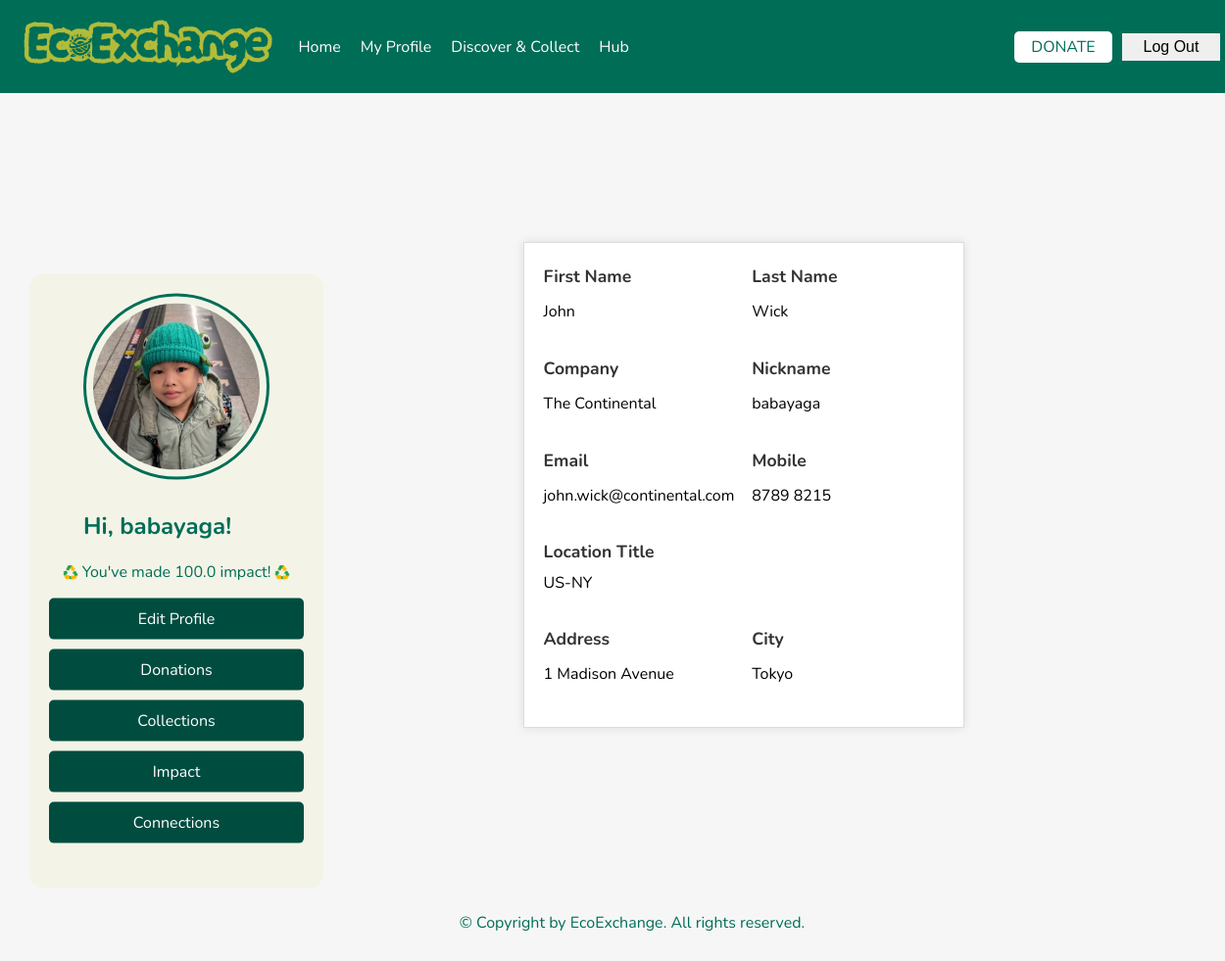
The page /myprofile (signed in) on the database its author committed.
### models/user.py (models this page shows, shortened)
class User(db.Model):
    __tablename__ = "users"
    user_id = db.Column(db.Integer, primary_key=True)
    nick_name = db.Column(db.String(25), nullable=True)
    email = db.Column(db.String(256), unique=True, nullable=False)
    password = db.Column(db.String(256), nullable=False)
    fname = db.Column(db.String(25), nullable=False)
    lname = db.Column(db.String(25), nullable=False)
    mobile = db.Column(db.String(15), nullable=False)
    location_title = db.Column(db.String(125), nullable=False)
    address = db.Column(db.String(256), nullable=False)
    city = db.Column(db.String(50), nullable=False)
    company = db.Column(db.String(50), nullable=True)

### app.py (the view)
    @app.route("/myprofile")
    def myprofile():
        success_message = request.args.get("success_message", None)
        error_message = request.args.get("error_message", None)
        if 'user_id' in session:
            user = User.query.get(session['user_id'])
            conn = get_db_connection()
            cursor = conn.cursor()
            cursor.execute("""
                SELECT postings_id, donor_user_id, post_title, quantity, pick_up_location, description, post_status, collector_by_user_id
                FROM postings
            """)
            donations = cursor.fetchall()
            cursor.execute("""
                SELECT COALESCE(SUM(score), 0) AS total_score
                FROM postings
                WHERE donor_user_id = ?
            """, (session["user_id"],))
            total_score = cursor.fetchone()["total_score"]
            cursor.execute("""
                SELECT
                    c.donor_user_id,
                    c.collector_user_id,
                    c.connection_status,
                    u1.fname || ' ' || u1.lname AS donor_name,
                    u2.fname || ' ' || u2.lname AS collector_name
                FROM connections c
                JOIN users u1 ON u1.user_id = c.donor_user_id
                JOIN users u2 ON u2.user_id = c.collector_user_id
                WHERE c.connection_status = 'Active' AND c.donor_user_id = ?
            """, (session["user_id"],))
            connection_rows = cursor.fetchall()
            cursor.execute("""
                SELECT COUNT(*) AS total_connections
                FROM connections
                WHERE donor_user_id = ? OR collector_user_id = ?
            """, (session["user_id"], session["user_id"]))
            total_connections = cursor.fetchone()["total_connections"]
            cursor.execute("""
                SELECT
                    postings_id,
                    post_title,
                    post_date,
                    pick_up_location,
                    score
                FROM postings
                WHERE donor_user_id = ? AND is_deleted = 0
            """, (session['user_id'],))
            impact_rows = cursor.fetchall()
            conn.close()
            requests = [{
                'donor_name': row['donor_name'],
                'collector_name': row['collector_name'],
                'connection_status': row['connection_status']
            } for row in connection_rows]
            impact_donations = []
            total_impact_score = 0
            for row in impact_rows:
                impact_donations.append({
                    'post_title': row['post_title'],
                    'score': row['score'],
                    'post_date': row['post_date'],
                    'pick_up_location': row['pick_up_location']
                })
                total_impact_score += row['score']
            return render_template(
                "myprofile.html",
                user=user,
                donations=donations,
                total_score=total_score,
                requests=requests,  # ✅ this is key!
                impact_donations=impact_donations,
                total_impact_score=total_impact_score,
                total_connections=total_connections,
                success_message=success_message,
                error_message=error_message
            )
        else:
            return redirect(url_for('login'))

### app.py (called while the page is built)
def get_db_connection():
    conn = sqlite3.connect("instance/ecoexchange.db")
    conn.row_factory = sqlite3.Row
    print("✅ Database connected successfully!")  # Debugging print
    return conn

### templates/myprofile.html (shortened to what this page needs)
<!DOCTYPE html>
<html lang="en">
{% include 'head.html' %}
<body>
{% include 'navbar.html' %}
<div class="container d-flex">
    <aside class="sidebar me-4">
        <div class="profile text-center mb-4">
            <img src="{{ url_for('static', filename='media/profilesample1.jpg') }}" alt="User Profile"
                 class="img-fluid rounded-circle mb-2">
            <h2 id="usergreeting">
                {% if user %}
                Hi, {{ user.nick_name }}!
                {% else %}
                Hi, Guest!
                {% endif %}
            </h2>
        </div>
        <div class="impact-pts text-center mb-3">
                <span>
                    <img src="{{ url_for('static', filename='media/recycle.png') }}" alt="Recycle Icon" class="icon">
                    You've made {{ total_score }} impact!
                    <img src="{{ url_for('static', filename='media/recycle.png') }}" alt="Recycle Icon" class="icon">
                </span>
        </div>
        <ul class="sidebar-menu list-unstyled">
            <li><a href="#" data-content="editprofile">Edit Profile</a></li>
            <li><a href="#" data-content="donations">Donations</a></li>
            <li><a href="#" data-content="collections">Collections</a></li>
            <li><a href="#" data-content="impact">Impact</a></li>
            <li><a href="#" data-content="connections">Connections</a></li>
        </ul>
    </aside>
    <div class="flex-grow-1">
        <div id="editprofile" class="content-section" style="display: none;">{% include 'editprofile.html' %}</div>
        <div id="collections" class="content-section" style="display: none;">{% include 'collections.html' %}</div>
        <div id="connections" class="content-section" style="display: none;">{% include 'connections.html' %}</div>
        <div class="myprofile-details p-4 mt-5 mx-auto bg-light border rounded shadow" style="max-width: 1000px;">
            <div class="row">
                <div class="col-12 col-md-6">
                    <label for="fname" class="form-label">First Name</label>
                    <p id="fname" aria-label="First Name">{{ user.fname }}</p>
                </div>
                <div class="col-12 col-md-6">
                    <label for="lname" class="form-label">Last Name</label>
                    <p id="lname" aria-label="Last Name">{{ user.lname }}</p>
                </div>
            </div>
            <div class="row">
                <div class="col-12 col-md-6">
                    <label for="company" class="form-label">Company</label>
                    <p id="company" aria-label="Company">{{ user.company }}</p>
                </div>
                <div class="col-12 col-md-6">
                    <label for="nick_name" class="form-label">Nickname</label>
                    <p id="nick_name" aria-label="Nickname">{{ user.nick_name }}</p>
                </div>
            </div>
            <div class="row">
                <div class="col-12 col-md-6">
                    <label for="email" class="form-label">Email</label>
                    <p id="email" aria-label="Email">{{ user.email }}</p>
                </div>
                <div class="col-12 col-md-6">
                    <label for="mobile" class="form-label">Mobile</label>
                    <p id="mobile" aria-label="Mobile">{{ user.mobile }}</p>
                </div>
            </div>
            <div class="row">
                <div class="col-md-12">
                    <label for="location_title" class="form-label">Location Title</label>
                    <p id="location_title" aria-label="Location Title">{{ user.location_title }}</p>
                </div>
            </div>
            <div class="row">
                <div class="col-12 col-md-6">
                    <label for="address" class="form-label">Address</label>
                    <p id="address" aria-label="Address">{{ user.address }}</p>
                </div>
                <div class="col-12 col-md-6">
                    <label for="city" class="form-label">City</label>
                    <p id="city" aria-label="City">{{ user.city }}</p>
                </div>
            </div>
        </div>
    </div>
</div>
{% include 'footer.html' %}
</body>
</html>

### static/styles.css (style rules this page uses)
body { font-family: Arial, sans-serif; margin: 0; padding: 0; text-align: center; padding-bottom: 0px; padding-top: 95px; overflow-x: hidden; height: 100%; min-height: 100vh; display: flex; flex-direction: column; font-family: "Nunito", sans-serif; background-color: #f6f6f6; }
.container { display: flex; justify-content: center; align-items: center; height: 100vh; }
.sidebar { position: absolute; left: 30px; top: 60%; transform: translateY(-50%); width: 260px; color: #006d57; background: #f3f4e7; padding: 20px; display: flex; flex-direction: column; align-items: center; border-radius: 15px; height: fit-content; }
.profile img { width: 170px; height: 170px; border-radius: 50%; object-fit: cover; margin-bottom: 5px; border: 3px solid #006d57; padding: 7px; background-color: #f3f4e7; }
.icon { width: 1em; height: 1em; vertical-align: middle; object-fit: contain; display: inline-block; }
.sidebar-menu { list-style: none; padding: 0; width: 100%; }
.sidebar-menu li { margin-bottom: 10px; text-align: center; }
.sidebar-menu li a { text-decoration: none; color: white; display: block; padding: 10px; font-size: 1rem; border-radius: 5px; background-color: #004d40; }

### static/css/profile.css (style rules this page uses)
html { color-scheme: light dark; }
.row .col-md-6 { display: flex; flex-direction: column; gap: 5px; }
.row { margin-bottom: 20px; margin-left: 0; margin-right: 0; flex-wrap: wrap; display: flex; justify-content: space-between; gap: 20px; }
.form-label { text-align: left; font-weight: bold; font-size: 1.2rem; }
.myprofile-details { display: flex; flex-direction: column; gap: 10px; background-color: #FFFFFF; color: #000000; padding: 20px; width: calc(100% - 2 * 16px); margin: 20px auto; margin-left: 150px; box-shadow: 0 0 10px rgba(0, 0, 0, 0.1); border: 1px solid #ddd; line-height: 1.6; text-align: left; box-sizing: border-box; }
.myprofile-details p { margin: 0; font-size: 1rem; }
.myprofile-details label { display: block; margin-bottom: 5px; font-weight: bold; }
.sidebar .profile h2 { text-align: left; margin-left: 0; }
.sidebar { position: absolute; left: 30px; top: 60%; transform: translateY(-50%); width: 260px; color: #006d57; background: #f3f4e7; padding: 20px; display: flex; flex-direction: column; align-items: center; border-radius: 15px; height: fit-content; }
.sidebar-menu { list-style: none; padding: 0; width: 100%; }
.sidebar-menu li { margin-bottom: 10px; text-align: center; }
.sidebar-menu li a { text-decoration: none; color: white; display: block; padding: 10px; font-size: 1rem; border-radius: 5px; background-color: #004d40; }
.row { display: flex; gap: 15px; margin-bottom: 20px; }
.row .col-md-6 { display: flex; flex-direction: column; gap: 5px; width: 48%; }
.form-label { font-size: 1.1rem; font-weight: bold; color: #333; }

### rows shown on the page
User: nick_name "babayaga", fname "John", lname "Wick", company "The Continental", email "john.wick@continental.com", mobile "8789 8215", location_title "US-NY", address "1 Madison Avenue", city "Tokyo"

### other values the page prints
{{ total_score }} "100.0"
